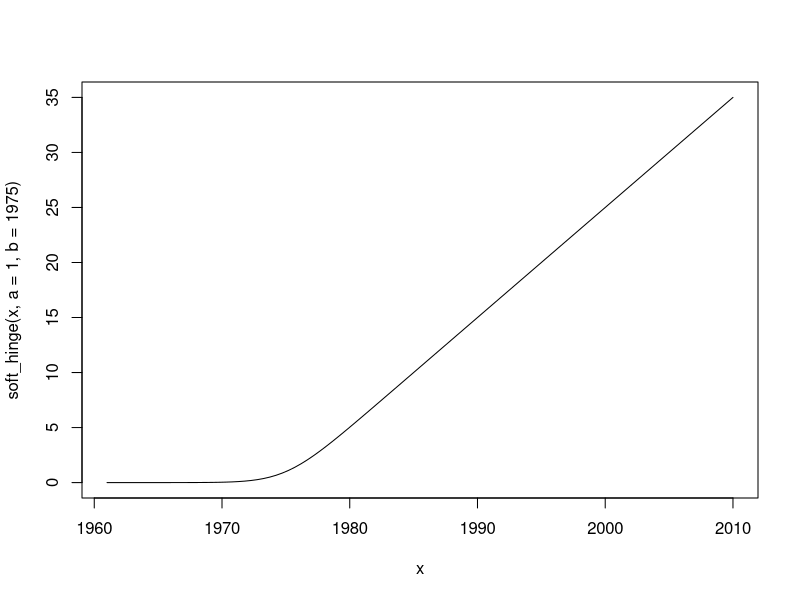

Write the R code that produced this figure.
soft_hinge <- function(x,a,b){
  z <- (x-b)/a
  return(z/(1-exp(-z)))
}
curve(soft_hinge(x, a=1, b=1975), from=1961, to=2010)

